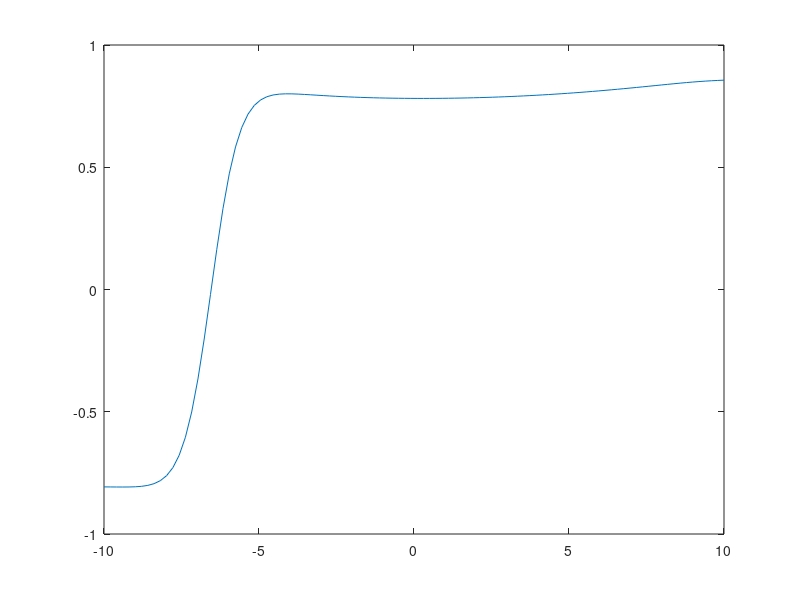

Write MATLAB code to recreate this figure. (Note: this script raises an error after producing the figure.)
% Simulation
N = 2000;
M = 100;


t_max = 20000;
x_max = 10;
x_min = -10;

x = linspace(x_min, x_max, M);
t = linspace(0, t_max, N);

% Constants
Du = 1;
Dn = 1;
zeta = 1;
epsilon = 80;
beta = 1;
lambda = 3;
gamma = 1;
voltage = 0;

% PDE's
w_pp = @(x) 30*x.^2 - 8.8;
nickelfunc = @(x, t, u, dudx) expanded_nickelfunc(x, t, u, dudx, Du, Dn, zeta, epsilon, beta, lambda, gamma, w_pp);

% IC - start with steady state
load("final_values")
plot(x, u_end)

phi_ic = @(new_x) interp1(x, phi_end, new_x);
n_ic = @(new_x) interp1(x, n_end, new_x);
u_ic = @(new_x) interp1(x, u_end, new_x);
psi_ic = @(new_x) interp1(x, psi_end, new_x);

pdeic = @(x) expanded_pdeic(x, phi_ic, n_ic, u_ic, psi_ic);

% BC
pdebc = @(xl, ul, xr, ur, t) expanded_pdebc_output(xl, ul, xr, ur, t, voltage);



% Solution and plot
sol = pdepe(0, nickelfunc, pdeic, pdebc, x, t);
phi = sol(:, :, 1);
n = sol(:, :, 2);
u = sol(:, :, 3);
psi = sol(:, :, 4);


%animation
figure()
grid()
title("Nickel Hydroxide steady state")
xlabel("x")
ylim([-1.1, 2.5])
legend()
hold on;

for i=1:N

  if mod(i, 10) == 0
      subplot(2, 1, 1)
      % p_u = plotyy(x, u(i, :), x, n(i, :));
      p_u = plot(x, u(i, :), Color="black", DisplayName="u(x)");
      %p_phi = plot(x, phi(i, :), Color="green", DisplayName="\phi(x)");

      subplot(2, 1, 2)
      p_n = plot(x, n(i, :), "b", DisplayName="C_e");
      

      pause(0.01)
      delete(p_u)
      delete(p_n)
      %delete(p_phi)
  end
end

